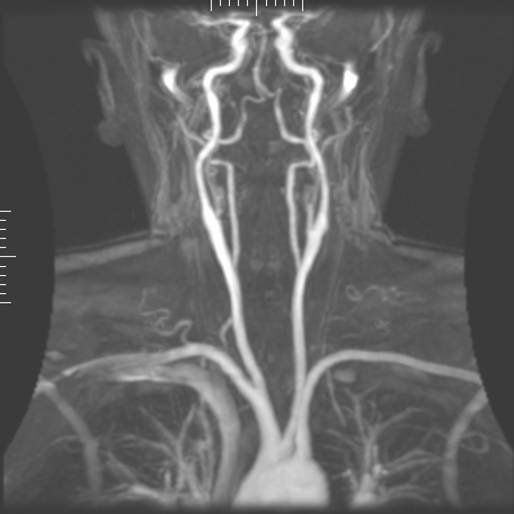
%> input picture angiografia.jpg, 514 x 514 px
$ octave P1.m   (GNU Octave 9; MATLAB toolbox functions it lacks are replaced by stand-ins)
%> lines starting %> are read from the running program, lines starting %| are printed output that depends on the picture; in (x1, y1, x2, y2) boxes, pixels count from 0 and x2, y2 are one past the last pixel; in counts of white or black regions, pixels touching at a corner belong together; the program's own positions count from 1
### cuantificador.m
function Yout = cuantificador(Xin, Nbits)
   p=(max(Xin)/(2^Nbits))-1 :(max(Xin)/(2^Nbits)): max(Xin);
   Yout = quantiz (Xin,p);
end

### P1.m
clc
clear all
close all

% Ejemplos para leer la imagen
Ax = imread('angiografia.jpg');
%> Ax is the input picture: size 514x514 uint8; min 30, max 255, mean 97.6

% Ejemplo para convertir una imagen
if(ndims(Ax)>2)
    Axg = rgb2gray(Ax);
else
    Axg=Ax;
end


% Convertir imagen a vector columna
Avector = Axg(:);

%Llamas funcion para cuantificar
N=8;
Vcuantificado=cuantificador(Avector,N);
%> in cuantificador, `p=(max(Xin)/(2^Nbits))-1 :(max(Xin)/(2^Nbits)): max(Xin);`: p = 256 values from 0 to 255

%reconstruir matriz

Ax2 = reshape(Vcuantificado, size(Axg,1), size(Axg,2));

% Figura para ver diferentes imagenes
figure;
for i = 1:8
        N=i;
        Vcuantificado=cuantificador(Avector,N);
        Ax2 = reshape(Vcuantificado, size(Axg,1), size(Axg,2));
        subplot(4,2,i);
        imshow(Ax2);
        imagesc(Ax2, [0 max(Ax2(:))]);
        colormap('Gray');

end
%> this loop made 8 passes
%> p in cuantificador on passes 1 to 4: [127 255], [63 127 191 255], [31 63 95 127 159 191 223 255], [15 31 47 63 79 95 111 127 143 159 175 191 207 223 239 255]
%> pass 1, `Ax2 = reshape(Vcuantificado, size(Axg,1), size(Axg,2));`:
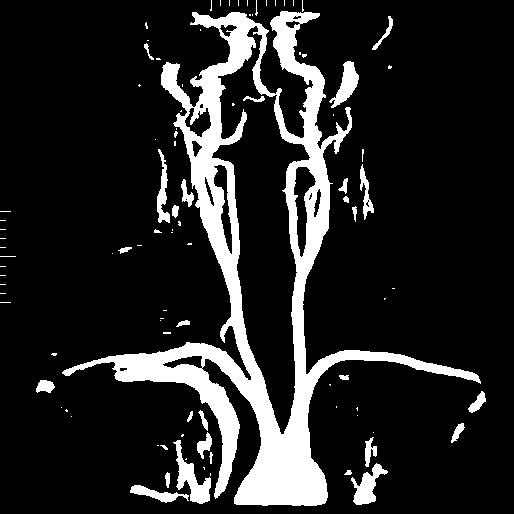
%> Ax2: size 514x514 double; values 0 (black) and 1 (white), 14.5% white; 97 white regions (66 under 20 px), largest, box (x1, y1, x2, y2) and area: (62, 11, 481, 506) 32643, (173, 440, 211, 504) 893, (351, 463, 388, 505) 676
%> pass 2, `Ax2 = reshape(Vcuantificado, size(Axg,1), size(Axg,2));`:
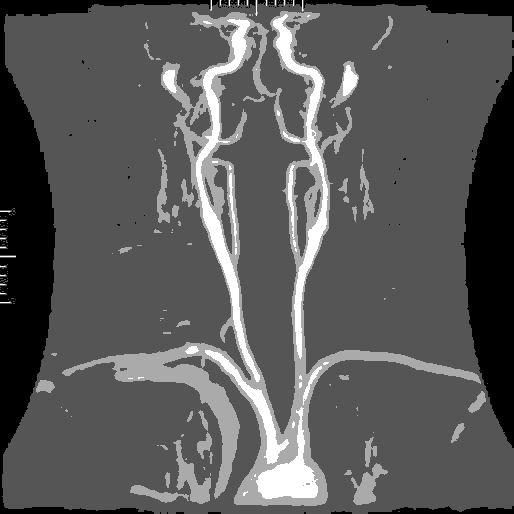
%> Ax2: size 514x514 double; min 0, max 3, mean 1.06; drawn with min black and max white
%> pass 2, `imshow(Ax2);`:
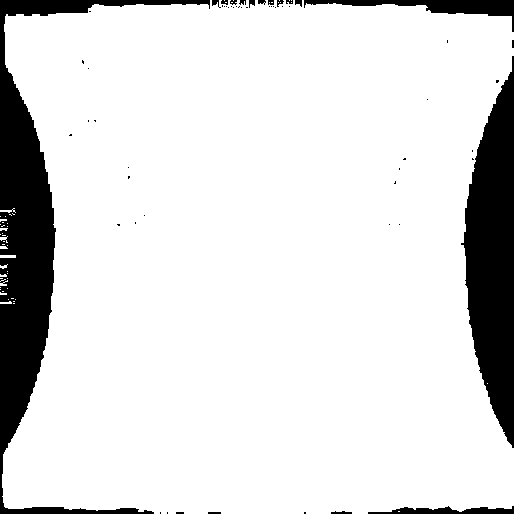
%> displayed picture: size 514x514, on the screen's scale of 0 to 255; 87.1% white; 58 black regions (42 under 20 px), largest, box (x1, y1, x2, y2) and area: (0, 0, 210, 514) 17914, (461, 56, 514, 448) 13069, (304, 0, 514, 32) 1876
%> pass 3, `Ax2 = reshape(Vcuantificado, size(Axg,1), size(Axg,2));`:
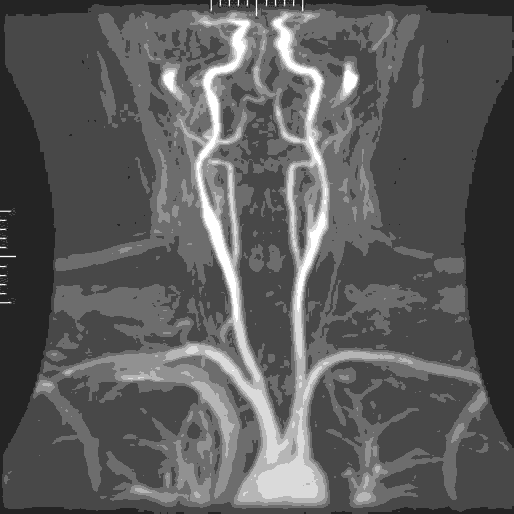
%> Ax2: size 514x514 double; min 0, max 7, mean 2.55; drawn with min black and max white
%> after the loop:
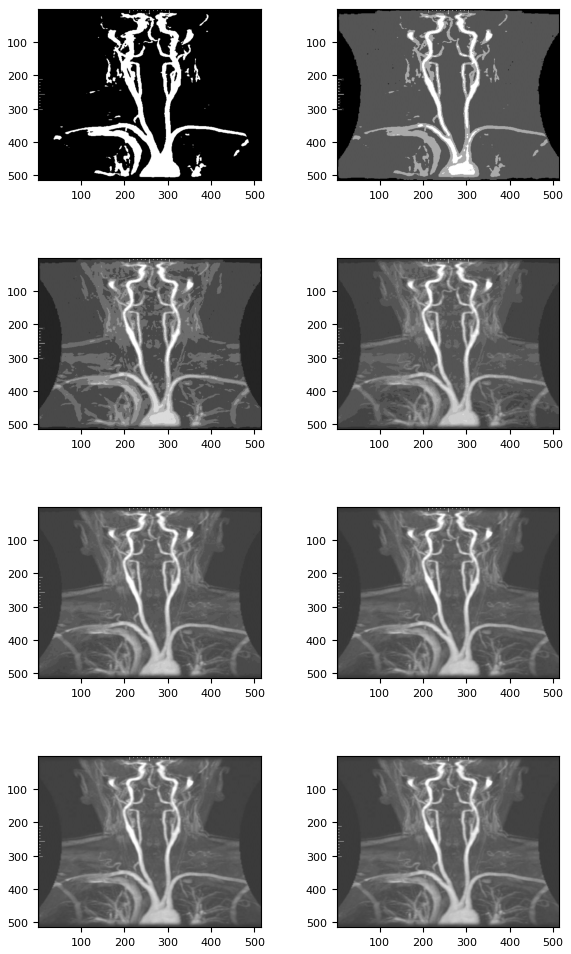
%> figure redrawn from the program's plot data, 8 panels
